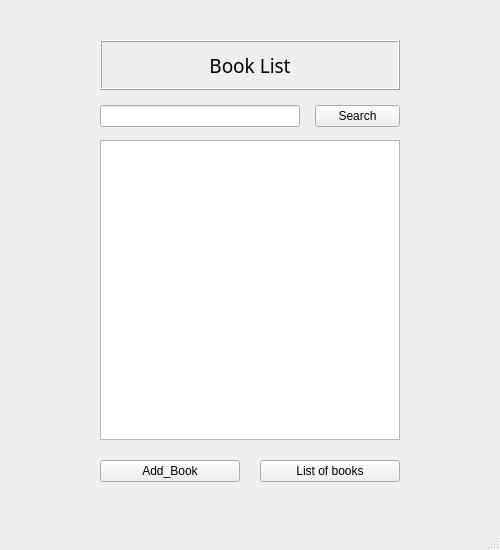
<?xml version="1.0" encoding="UTF-8"?>
<ui version="4.0">
 <class>MainWindow</class>
 <widget class="QMainWindow" name="MainWindow">
  <property name="geometry">
   <rect>
    <x>0</x>
    <y>0</y>
    <width>500</width>
    <height>550</height>
   </rect>
  </property>
  <property name="windowTitle">
   <string>MainWindow</string>
  </property>
  <property name="autoFillBackground">
   <bool>false</bool>
  </property>
  <widget class="QWidget" name="centralwidget">
   <widget class="QPushButton" name="pushButton_2">
    <property name="geometry">
     <rect>
      <x>100</x>
      <y>460</y>
      <width>140</width>
      <height>22</height>
     </rect>
    </property>
    <property name="text">
     <string>Add_Book</string>
    </property>
   </widget>
   <widget class="QLineEdit" name="lineEdit">
    <property name="geometry">
     <rect>
      <x>100</x>
      <y>105</y>
      <width>200</width>
      <height>22</height>
     </rect>
    </property>
   </widget>
   <widget class="QPushButton" name="pushButton">
    <property name="geometry">
     <rect>
      <x>315</x>
      <y>105</y>
      <width>85</width>
      <height>22</height>
     </rect>
    </property>
    <property name="text">
     <string>Search</string>
    </property>
   </widget>
   <widget class="QPushButton" name="pushButton_3">
    <property name="geometry">
     <rect>
      <x>260</x>
      <y>460</y>
      <width>140</width>
      <height>22</height>
     </rect>
    </property>
    <property name="text">
     <string>List of books</string>
    </property>
   </widget>
   <widget class="QTableView" name="tableView">
    <property name="geometry">
     <rect>
      <x>100</x>
      <y>140</y>
      <width>300</width>
      <height>300</height>
     </rect>
    </property>
   </widget>
   <widget class="QLabel" name="label">
    <property name="geometry">
     <rect>
      <x>100</x>
      <y>40</y>
      <width>300</width>
      <height>50</height>
     </rect>
    </property>
    <property name="font">
     <font>
      <family>나눔스퀘어OTF Bold</family>
      <pointsize>14</pointsize>
      <bold>false</bold>
     </font>
    </property>
    <property name="mouseTracking">
     <bool>false</bool>
    </property>
    <property name="autoFillBackground">
     <bool>true</bool>
    </property>
    <property name="frameShape">
     <enum>QFrame::Box</enum>
    </property>
    <property name="frameShadow">
     <enum>QFrame::Raised</enum>
    </property>
    <property name="text">
     <string>Book List</string>
    </property>
    <property name="alignment">
     <set>Qt::AlignCenter</set>
    </property>
   </widget>
  </widget>
  <widget class="QMenuBar" name="menubar">
   <property name="geometry">
    <rect>
     <x>0</x>
     <y>0</y>
     <width>500</width>
     <height>22</height>
    </rect>
   </property>
  </widget>
  <widget class="QStatusBar" name="statusbar"/>
 </widget>
 <resources/>
 <connections/>
</ui>
